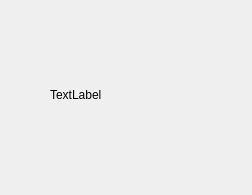
<?xml version="1.0" encoding="UTF-8"?>
<ui version="4.0">
 <class>loadWidget</class>
 <widget class="QWidget" name="loadWidget">
  <property name="geometry">
   <rect>
    <x>0</x>
    <y>0</y>
    <width>252</width>
    <height>195</height>
   </rect>
  </property>
  <property name="windowTitle">
   <string>loading</string>
  </property>
  <widget class="QLabel" name="label">
   <property name="geometry">
    <rect>
     <x>50</x>
     <y>20</y>
     <width>150</width>
     <height>150</height>
    </rect>
   </property>
   <property name="text">
    <string>TextLabel</string>
   </property>
  </widget>
 </widget>
 <resources/>
 <connections/>
</ui>
